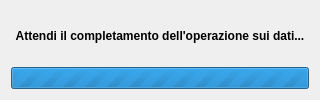
<?xml version="1.0" encoding="UTF-8"?>
<ui version="4.0">
 <class>WaitingDialog</class>
 <widget class="QDialog" name="WaitingDialog">
  <property name="windowModality">
   <enum>Qt::ApplicationModal</enum>
  </property>
  <property name="geometry">
   <rect>
    <x>0</x>
    <y>0</y>
    <width>320</width>
    <height>100</height>
   </rect>
  </property>
  <property name="minimumSize">
   <size>
    <width>320</width>
    <height>100</height>
   </size>
  </property>
  <property name="maximumSize">
   <size>
    <width>320</width>
    <height>100</height>
   </size>
  </property>
  <property name="font">
   <font>
    <family>Arial</family>
    <weight>75</weight>
    <bold>true</bold>
   </font>
  </property>
  <property name="windowTitle">
   <string>Attendi</string>
  </property>
  <layout class="QVBoxLayout" name="verticalLayout">
   <item>
    <widget class="QLabel" name="label">
     <property name="text">
      <string>Attendi il completamento dell'operazione sui dati...</string>
     </property>
     <property name="alignment">
      <set>Qt::AlignCenter</set>
     </property>
    </widget>
   </item>
   <item>
    <widget class="QProgressBar" name="progressBar">
     <property name="maximum">
      <number>0</number>
     </property>
     <property name="value">
      <number>-1</number>
     </property>
     <property name="textVisible">
      <bool>false</bool>
     </property>
     <property name="format">
      <string>%p%</string>
     </property>
    </widget>
   </item>
  </layout>
 </widget>
 <resources/>
 <connections/>
</ui>
